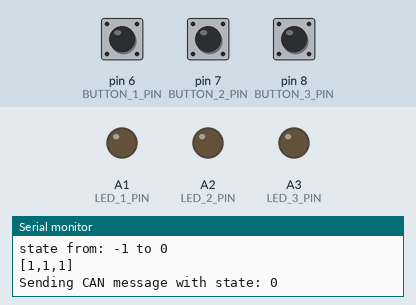
The sketch below on a simulated Arduino Uno, built with avr-gcc and run on an emulated ATmega328P. Parts: output pins drawn as LEDs (lit = HIGH), the last lines printed to the serial monitor. The test bench sets the inputs (shaded band); at power-on: pin 6 (BUTTON_1_PIN) HIGH, pin 7 (BUTTON_2_PIN) HIGH, pin 8 (BUTTON_3_PIN) HIGH.

Above: at 1.3 s.
1.4 s: pin 6 (BUTTON_1_PIN) pulled LOW for 0.15 s
At 1.52 s:
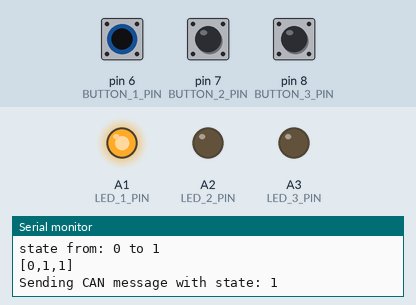
3.1 s: pin 7 (BUTTON_2_PIN) pulled LOW for 0.15 s
At 3.22 s:
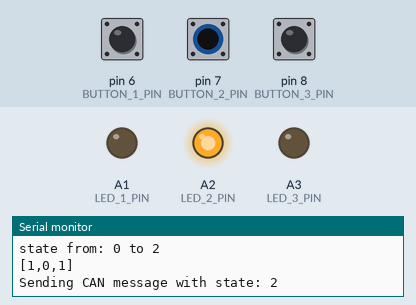
4.8 s: pin 8 (BUTTON_3_PIN) pulled LOW for 0.15 s
At 4.93 s:
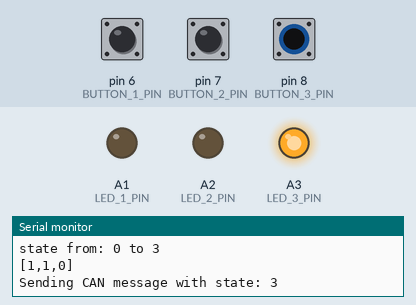
6.5 s: pin 8 (BUTTON_3_PIN) pulled LOW for 3.2 s
At 10.8 s:
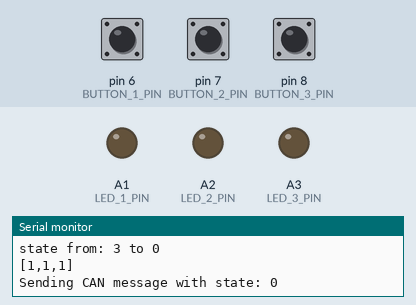
11.2 s: pin 6 (BUTTON_1_PIN) pulled LOW for 3.2 s
At 12.0 s:
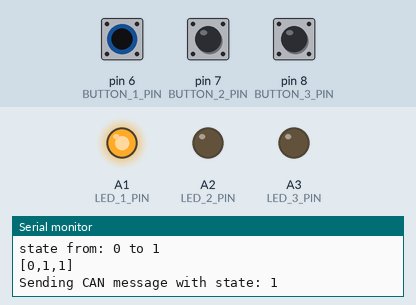
Timing chart, 0 to 15.9 s (numbered marks = the images above; inputs shaded):
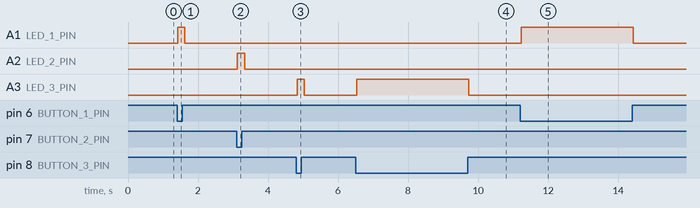

The sketch:

BlockControlServer.ino
```cpp
#include <mcp2515.h>

// MCP 2515
struct can_frame canMsg;
MCP2515 mcp2515(10);  // SPI CS Pin 10

enum ButtonState
{
  UNDEFINED = -1, // Only used on first loop
  CONTROLLER_0 = 0,
  CONTROLLER_1 = 1,
  CONTROLLER_2 = 2,
  CONTROLLER_3 = 3,
};

#define BUTTON_1_PIN 6
#define BUTTON_2_PIN 7
#define BUTTON_3_PIN 8

#define LED_0_PIN A0
#define LED_1_PIN A1
#define LED_2_PIN A2
#define LED_3_PIN A3

ButtonState lastState = ButtonState::UNDEFINED;

void setup() {
  Serial.begin(9600);
  Serial.println("Block Control Server");
  Serial.println("====================");
  Serial.println();

  Serial.println("  Initializing buttons as digital input with internal 10k pullups");
  pinMode(BUTTON_1_PIN, INPUT_PULLUP);
  pinMode(BUTTON_2_PIN, INPUT_PULLUP);
  pinMode(BUTTON_3_PIN, INPUT_PULLUP);

  Serial.println("  Initializing LEDs as digital outputs");
  pinMode(LED_1_PIN, OUTPUT);
  pinMode(LED_1_PIN, OUTPUT);
  pinMode(LED_2_PIN, OUTPUT);
  pinMode(LED_3_PIN, OUTPUT);

  Serial.println("  Setting up MCP2515");
  mcp2515.reset();
  mcp2515.setBitrate(CAN_40KBPS,MCP_8MHZ); //Sets CAN at speed 40KBPS and Clock 8MHz
  mcp2515.setNormalMode();

  Serial.println();
  Serial.println("  Setup done");
  Serial.println("====================");
  Serial.println();
}

void AllLedOff();

void loop() {
  // TODO Read CAN bus in case a client wants to receive th state
  //      This will happen if a client is powered on AFTER the server is powered ON

  // Rotary button has 3 possible states
  // - OFF:       CONTROLLER_0
  // - Pins high: CONTROLLER_1, CONTROLLER_2 or CONTROLLER_3
  int b1State = digitalRead(BUTTON_1_PIN);
  int b2State = digitalRead(BUTTON_2_PIN);
  int b3State = digitalRead(BUTTON_3_PIN);

  ButtonState newState = lastState;
  if (b1State == 0 && lastState != ButtonState::CONTROLLER_1)
  {
    newState = ButtonState::CONTROLLER_1;
    AllLedOff();
    digitalWrite(LED_1_PIN, HIGH);
  }
  else if (b2State == 0 && lastState != ButtonState::CONTROLLER_2)
  {
    newState = ButtonState::CONTROLLER_2;
    AllLedOff();
    digitalWrite(LED_2_PIN, HIGH);
  }
  else if (b3State == 0 && lastState != ButtonState::CONTROLLER_3)
  {
    newState = ButtonState::CONTROLLER_3;
    AllLedOff();
    digitalWrite(LED_3_PIN, HIGH);
  }
  else if (b1State == 1 && b2State == 1 && b3State == 1 && lastState != ButtonState::CONTROLLER_0)
  {
    newState = ButtonState::CONTROLLER_0;
    AllLedOff();
    digitalWrite(LED_0_PIN, HIGH);
  }

  if (newState != lastState)
  {
    Serial.print("state from: ");
    Serial.print(lastState);
    Serial.print(" to ");
    Serial.println(newState);

    Serial.print("[");
    Serial.print(b1State);
    Serial.print(",");
    Serial.print(b2State);
    Serial.print(",");
    Serial.print(b3State);
    Serial.println("]");

    lastState = newState;

    sendCANMessage(newState);
  }

  delay(100);
}

void AllLedOff()
{
  digitalWrite(A0, LOW);
  digitalWrite(A1, LOW);
  digitalWrite(A2, LOW);
  digitalWrite(A3, LOW);
}

void sendCANMessage(int state)
{
  canMsg.can_id  = 0x036; //CAN id as 0x036
  canMsg.can_dlc = 8;     //CAN data length as 8
  canMsg.data[0] = state; //State in first byte
  canMsg.data[1] = 0x00;  //Rest all with 0
  canMsg.data[2] = 0x00;
  canMsg.data[3] = 0x00;
  canMsg.data[4] = 0x00;
  canMsg.data[5] = 0x00;
  canMsg.data[6] = 0x00;
  canMsg.data[7] = 0x00;

  Serial.print("Sending CAN message with state: ");
  Serial.println(state);
  mcp2515.sendMessage(&canMsg);     //Sends the CAN message
}
```

Measured:
- after the input at 1.4 s, A1 (LED_1_PIN): LOW → HIGH at once, → LOW 0.20 s later
- after the input at 3.1 s, A2 (LED_2_PIN): LOW → HIGH at once, → LOW 0.20 s later
- after the input at 4.8 s, A3 (LED_3_PIN): LOW → HIGH at once, → LOW 0.20 s later
- after the input at 6.5 s, A3 (LED_3_PIN): LOW → HIGH at once, → LOW 3.2 s later
- after the input at 11.2 s, A1 (LED_1_PIN): LOW → HIGH at once, → LOW 3.2 s later
